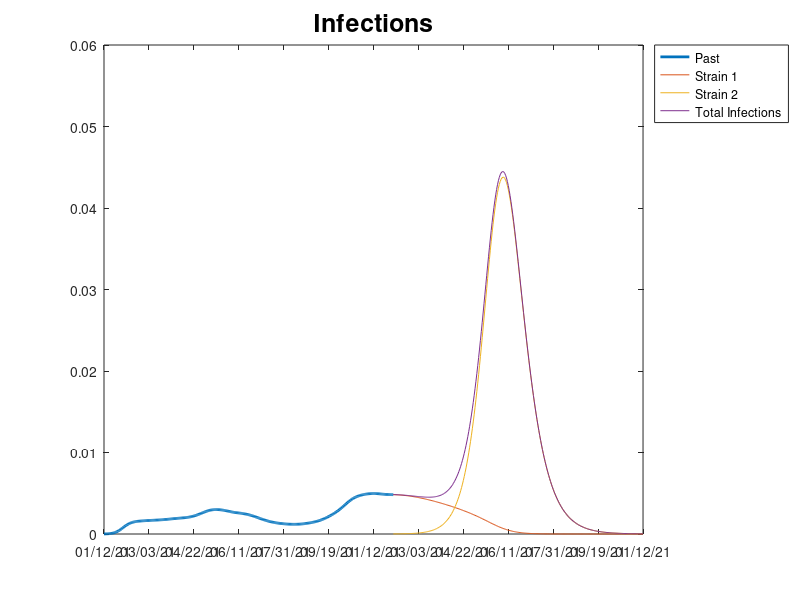

MATLAB code to generate this figure:
%% SIR model of emergence of a new virus variant

% As in this week's lab, we will model the future (this time without any
% vaccinations) beginning with initial conditions taken from the end of our
% previous simulations of the outbreak so far in California.

%% Block 1 - Annotation of populations for SIR model, and load data

% Populations:
% 1: Susceptible
% 2: Infected (variant 1)
% 3: Infected (variant 2) % Load California data
% 4: Recovered

%% Block 2 - Simulate the course of the outbreak so far

load('CA_COVID_data_2021-01-12.mat','CA_data')

% Set up parameters for our California model
g=0.167;  % This would be a recovery time of about 6 days

b_to_g_ratio=@(t) interp1(CA_data.time,CA_data.b_over_g_ratio,t);
bBefore = @(t) b_to_g_ratio(t)*g;  % transmission rate as a function of time, for modeling the past

% Define the differential equations
tspanBefore = 0:322;
dyBefore = @(t,y) [-bBefore(t)*y(1)*y(2);  
    bBefore(t)*y(1)*y(2) - g*y(2); 
    g*y(2)];

%Define the initial conditions and solve the differential equations
frac0=9e-6;
y0Before = [1-frac0 frac0 0]; % [S I R]

[tBefore,yBefore] = ode45(dyBefore,tspanBefore,y0Before);

%% Block 3 - Rate constants for modeling the past
b1= 0.1911;
b2= (1.56*b1);
g=0.167;   % recovery rate - we will use this same recovery rate for all versions of our model

%% Block 4 - Rate constants for modeling the past
tspan = 322:600;  % the units of time will be days, since the approximate beginning of the outbreak in California
dates = datenum('2020-02-25') + tspan;
dy = @(t,y) [-(b1*y(2)+b2*y(3))*y(1);     % S
    b1*y(2)*y(1) - (g*y(2));              % I1
    b2*y(3)*y(1) - (g*y(3)) ;              % I2
    g*(y(2)+y(3))];             % R

%% Block 5 - Define the initial conditions and solve the differential equations
% Define the initial conditions
frac0NewStrain=1e-5;
y0 = [yBefore(end,1)-frac0NewStrain yBefore(end,2) frac0NewStrain yBefore(end,3)]; % [S I1 I2 R]

% Solve the differential equations
[t,y] = ode45(dy,tspan,y0);

%% Block 6 - Plot the results
plot(tBefore,yBefore(:,2),'LineWidth',2); hold on;
plot(t,y(:,2:3));
plot(t,y(:,2)+y(:,3));
ylim([0 0.06]);
legend({'Past','Strain 1','Strain 2','Total Infections'},'Location','northeastoutside');
set(gca,'XTick',0:50:max(tspan));
set(gca,'XTickLabel',datestr(dates(1:50:length(dates)),'mm/dd/yy'));
title('Infections','FontSize',18);
